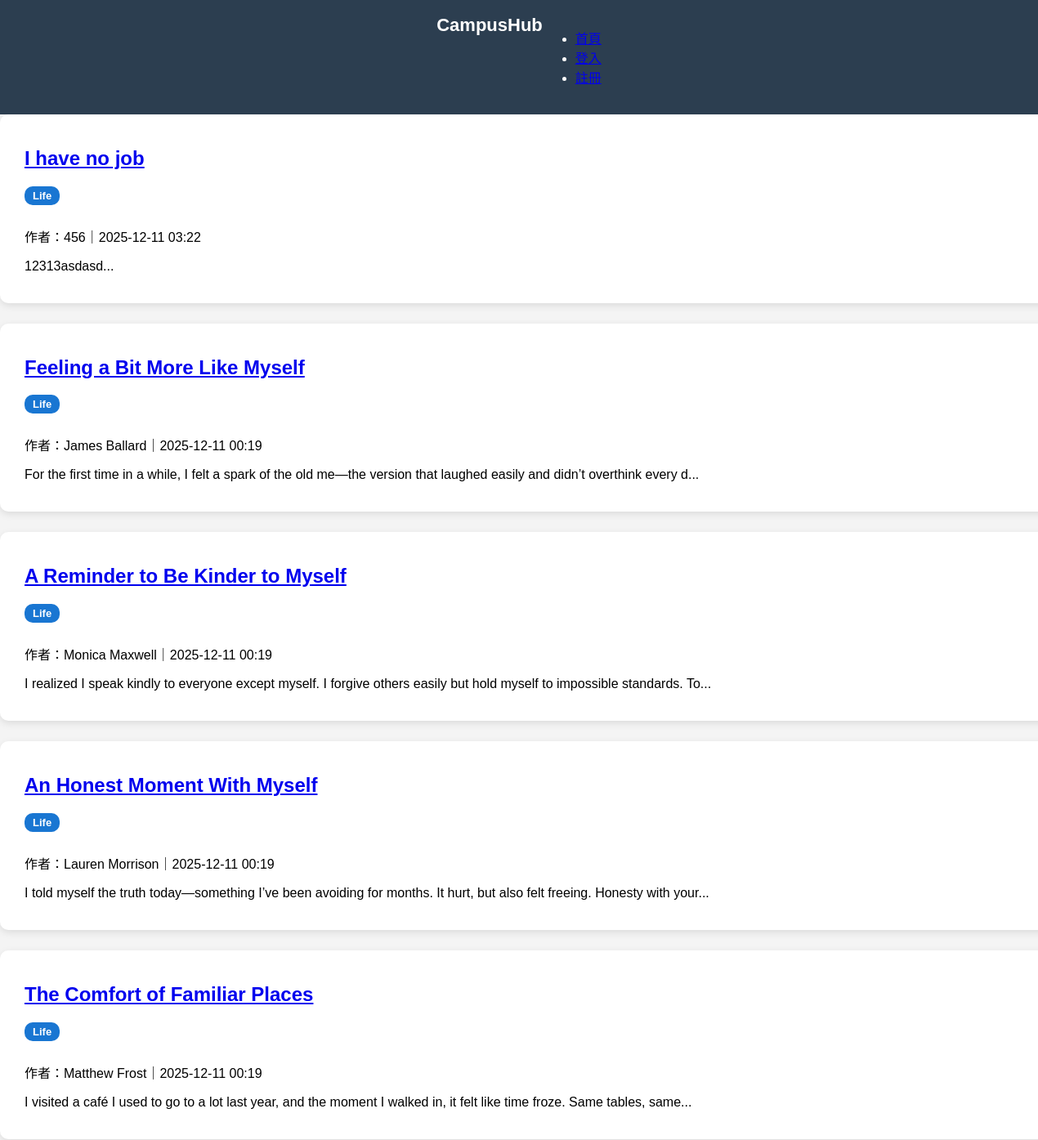
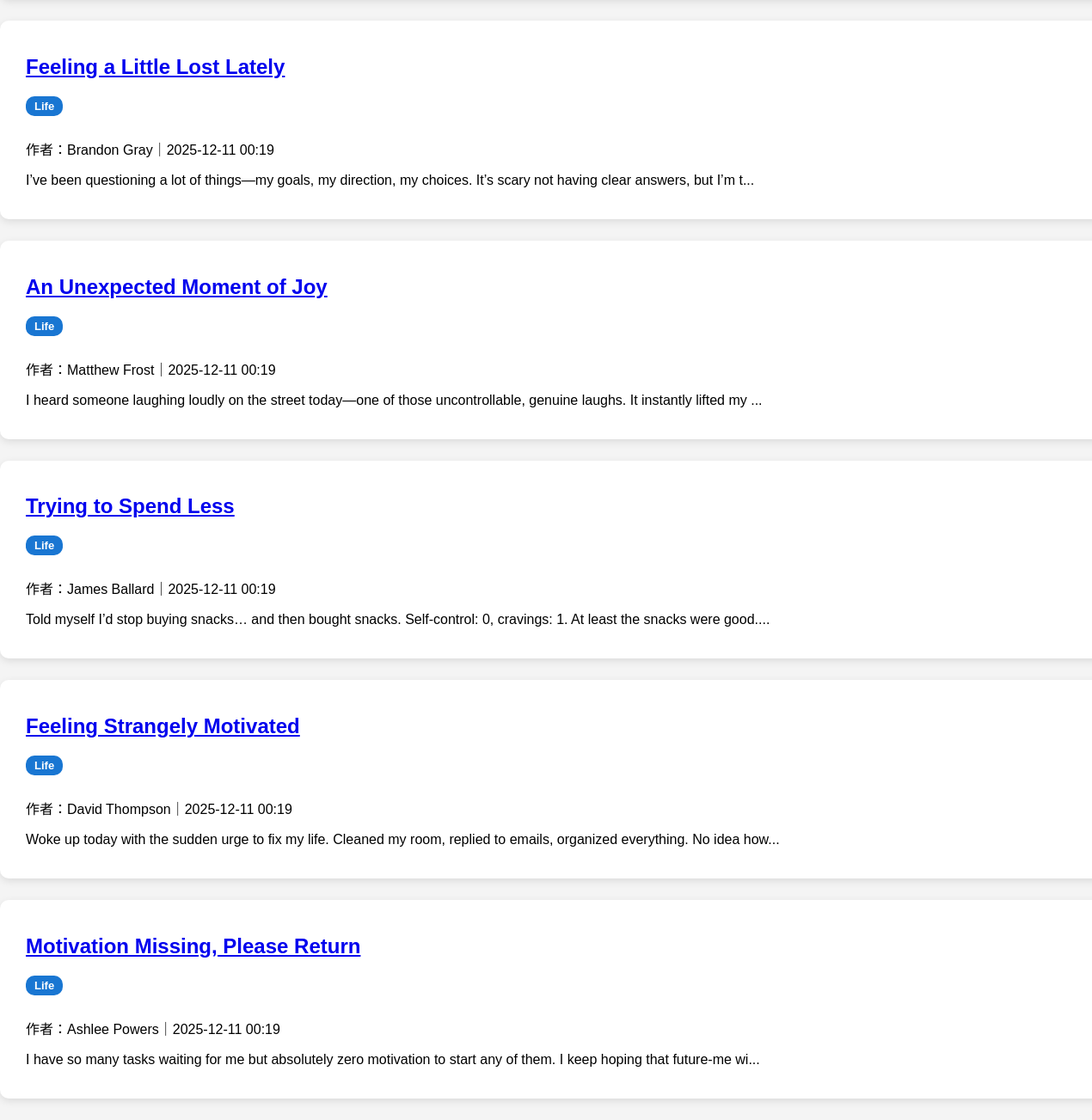
/tag/Life, run on the app's committed database (2 pictures, top to bottom).
### models/post.py (models this page shows, shortened)
class Post(db.Model):
    id = db.Column(db.Integer, primary_key=True)
    title = db.Column(db.String(120), nullable=False)
    content = db.Column(db.Text, nullable=False)
    tag = db.Column(db.String(50), nullable=True)
    created_at = db.Column(db.DateTime, default=datetime.utcnow)
    user_id = db.Column(db.Integer, db.ForeignKey("user.id"), nullable=False)
    user = db.relationship("User", backref="posts")
    comments = db.relationship("Comment", backref="post", cascade="all, delete")
    likes = db.relationship("Like", backref="post", lazy="dynamic")

### models/user.py (models this page shows, shortened)
class User(db.Model, UserMixin):
    id = db.Column(db.Integer, primary_key=True)
    username = db.Column(db.String(50), unique=True, nullable=False)
    email = db.Column(db.String(120), unique=True, nullable=False)
    password = db.Column(db.String(255), nullable=False)
    reset_code = db.Column(db.String(6), nullable=True)
    reset_code_expire = db.Column(db.DateTime, nullable=True)

### routes/posts.py (the view)
@posts_bp.route("/tag/<tag>")
def posts_by_tag(tag):
    posts = Post.query.filter_by(tag=tag).order_by(Post.created_at.desc()).all()
    return render_template("tag_view.html", posts=posts, tag=tag)

### templates/tag_view.html (shortened to what this page needs)
<!DOCTYPE html>
<html lang="zh-Hant">
<head>
    <link rel="stylesheet" href="/static/style.css">
</head>
<body>
    <nav class="navbar">
        <div class="logo">CampusHub</div>
        <ul>
            <li><a href="/home">首頁</a></li>
            {% if current_user.is_authenticated %}
            <li><a href="/posts/create">新增文章</a></li>
            <li><a href="/logout">登出（{{ current_user.username }}）</a></li>
            {% else %}
            <li><a href="/login">登入</a></li>
            <li><a href="/register">註冊</a></li>
            {% endif %}
        </ul>
    </nav>
    <div class="content">
        <h2>分類：{{ tag }}</h2>
        {% for p in posts %}
        <div class="post-card">
            <h2><a href="/posts/{{ p.id }}">{{ p.title }}</a></h2>
            <span class="tag-badge tag-{{ p.tag }}">{{ p.tag }}</span>
            <p>作者：{{ p.user.username }}｜{{ p.created_at.strftime("%Y-%m-%d %H:%M") }}</p>
            <p>{{ p.content[:120] }}...</p>
        </div>
        {% endfor %}
    </div>
</body>
</html>

### static/style.css (style rules this page uses)
body { margin: 0; font-family: "Microsoft JhengHei", sans-serif; background: #f4f4f4; padding-top: 65px; }
.navbar { position: fixed; top: 0; left: 0; width: 100%; z-index: 1000; background: #2c3e50; color: white; padding: 18px 0; display: flex; justify-content: center; }
.navbar .logo { font-size: 22px; font-weight: bold; }
.post-card { width: 100%; background: white; padding: 20px 30px; border-radius: 10px; box-shadow: 0 3px 10px rgba(0,0,0,0.1); margin-bottom: 25px; }
.tag-badge { display: inline-block; padding: 4px 10px; border-radius: 10px; font-size: 13px; font-weight: bold; margin-bottom: 10px; margin-right: 6px; color: white !important; }
.tag-Life { background: #1976d2 !important; }

### data on the page
Post: title "I have no job", tag "Life", user.username "456", created_at "2025-12-11 03:22", content "12313asdasd"
Post: title "Feeling a Bit More Like Myself", tag "Life", user.username "James Ballard", created_at "2025-12-11 00:19", content "For the first time in a while, I felt a spark of the old me—the version that laughed easily and didn’t overthink every d"
Post: title "A Reminder to Be Kinder to Myself", tag "Life", user.username "Monica Maxwell", created_at "2025-12-11 00:19", content "I realized I speak kindly to everyone except myself. I forgive others easily but hold myself to impossible standards. To"
Post: title "An Honest Moment With Myself", tag "Life", user.username "Lauren Morrison", created_at "2025-12-11 00:19", content "I told myself the truth today—something I’ve been avoiding for months. It hurt, but also felt freeing. Honesty with your"
Post: title "The Comfort of Familiar Places", tag "Life", user.username "Matthew Frost", created_at "2025-12-11 00:19", content "I visited a café I used to go to a lot last year, and the moment I walked in, it felt like time froze. Same tables, same"
Post: title "Feeling a Little Lost Lately", tag "Life", user.username "Brandon Gray", created_at "2025-12-11 00:19", content "I’ve been questioning a lot of things—my goals, my direction, my choices. It’s scary not having clear answers, but I’m t"
Post: title "An Unexpected Moment of Joy", tag "Life", user.username "Matthew Frost", created_at "2025-12-11 00:19", content "I heard someone laughing loudly on the street today—one of those uncontrollable, genuine laughs. It instantly lifted my"
Post: title "Trying to Spend Less", tag "Life", user.username "James Ballard", created_at "2025-12-11 00:19", content "Told myself I’d stop buying snacks… and then bought snacks. Self-control: 0, cravings: 1. At least the snacks were good."
Post: title "Feeling Strangely Motivated", tag "Life", user.username "David Thompson", created_at "2025-12-11 00:19", content "Woke up today with the sudden urge to fix my life. Cleaned my room, replied to emails, organized everything. No idea how"
Post: title "Motivation Missing, Please Return", tag "Life", user.username "Ashlee Powers", created_at "2025-12-11 00:19", content "I have so many tasks waiting for me but absolutely zero motivation to start any of them. I keep hoping that future-me wi"
